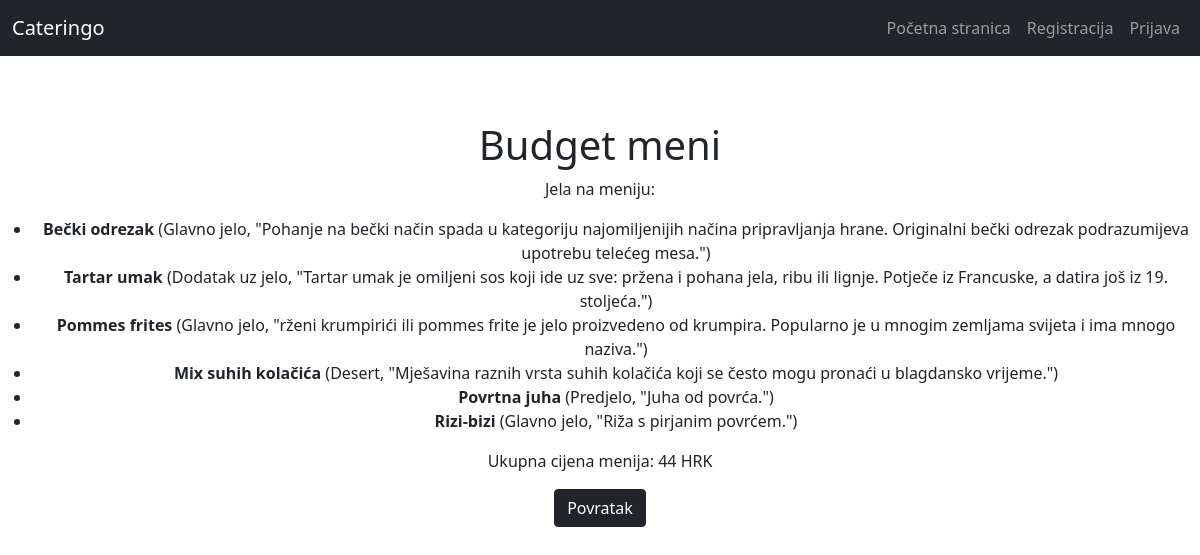
Screenshot of /meniji/1/ with the database file from the repository.
### catering/models.py (models this page shows, shortened)
class Menu(models.Model):
    naziv_menija = models.CharField(max_length = 100)
    jelo_na_meniju = models.ManyToManyField(Jelo, related_name="jela", verbose_name="Jela u meniju")
    class Meta:
        verbose_name = "Meni"
        verbose_name_plural = "Meniji"
    @property
    def ukupna_cijena(self):
        return self.jelo_na_meniju.aggregate(total=models.Sum('cijena'))['total']

class Jelo(models.Model):
    GLAVNO_JELO = 'Glavno jelo'
    PREDJELO = 'Predjelo'
    DEZERT = 'Desert'
    SALATA = 'Salata'
    UMAK = 'Dodatak uz jelo'
    TIPOVI_JELA = [
        (PREDJELO, 'Predjelo'),
        (GLAVNO_JELO,'Glavno jelo'),
        (DEZERT, 'Desert'),
        (SALATA, 'Salata'),
        (UMAK, 'Dodatak uz jelo')
    ]
    naziv_jela = models.CharField(max_length = 50)
    opis_jela = models.CharField(max_length = 200)
    tip_jela = models.CharField(max_length = 20, choices=TIPOVI_JELA)
    cijena = models.IntegerField()
    class Meta:
        verbose_name = "Jelo"

### catering/views.py (the view)
# urls.py: path('meniji/<int:pk>/', PregledMenijaDetail.as_view(), name="detaljni_meni"),
class PregledMenijaDetail(DetailView):
    model = Menu
    template_name = 'meniji_detail.html'

### catering/templatetags/has_group.py (called while the page is built)
@register.filter(name='has_group')
def has_group(user, group_name):
    group = Group.objects.get(name=group_name)
    return True if group in user.groups.all() else False

### templates/meniji_detail.html (shortened to what this page needs)
{% extends 'base.html' %}
{% load has_group %}
{% block content %}
<h1 style="text-align: center; padding-top: 50px">{{ object.naziv_menija }}</h1>
<p>Jela na meniju:</p>
<ul>
    {% for k in object.jelo_na_meniju.all %}
        <li><b>{{ k.naziv_jela }}</b> ({{ k.tip_jela }}, "{{k.opis_jela}}")</li>
    {% endfor %}
</ul>
<p>Ukupna cijena menija: {{ object.ukupna_cijena }} HRK</p>
<button type="submit" class="btn btn-dark"><a class="button" style="text-decoration: none; color: white;" href="/">Povratak</a></button>
{% endblock content %}

### rows the page displays
Menu: naziv_menija "Budget meni", ukupna_cijena "44"
Jelo: naziv_jela "Bečki odrezak", tip_jela "Glavno jelo", opis_jela "Pohanje na bečki način spada u kategoriju najomiljenijih načina pripravljanja hrane. Originalni bečki odrezak podrazumijeva upotrebu telećeg mesa."
Jelo: naziv_jela "Tartar umak", tip_jela "Dodatak uz jelo", opis_jela "Tartar umak je omiljeni sos koji ide uz sve: pržena i pohana jela, ribu ili lignje. Potječe iz Francuske, a datira još iz 19. stoljeća."
Jelo: naziv_jela "Pommes frites", tip_jela "Glavno jelo", opis_jela "rženi krumpirići ili pommes frite je jelo proizvedeno od krumpira. Popularno je u mnogim zemljama svijeta i ima mnogo naziva."
Jelo: naziv_jela "Mix suhih kolačića", tip_jela "Desert", opis_jela "Mješavina raznih vrsta suhih kolačića koji se često mogu pronaći u blagdansko vrijeme."
Jelo: naziv_jela "Povrtna juha", tip_jela "Predjelo", opis_jela "Juha od povrća."
Jelo: naziv_jela "Rizi-bizi", tip_jela "Glavno jelo", opis_jela "Riža s pirjanim povrćem."
